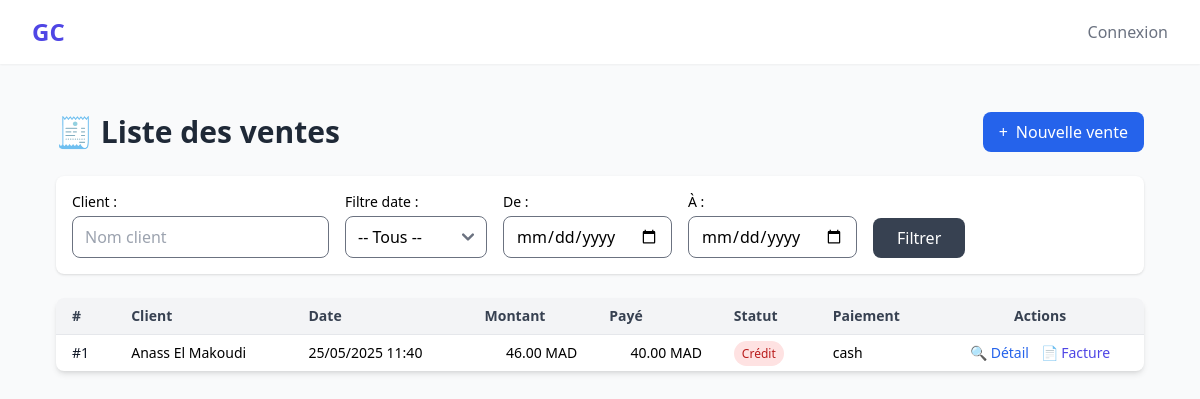
/sales/, run on an earlier commit of the app's database.
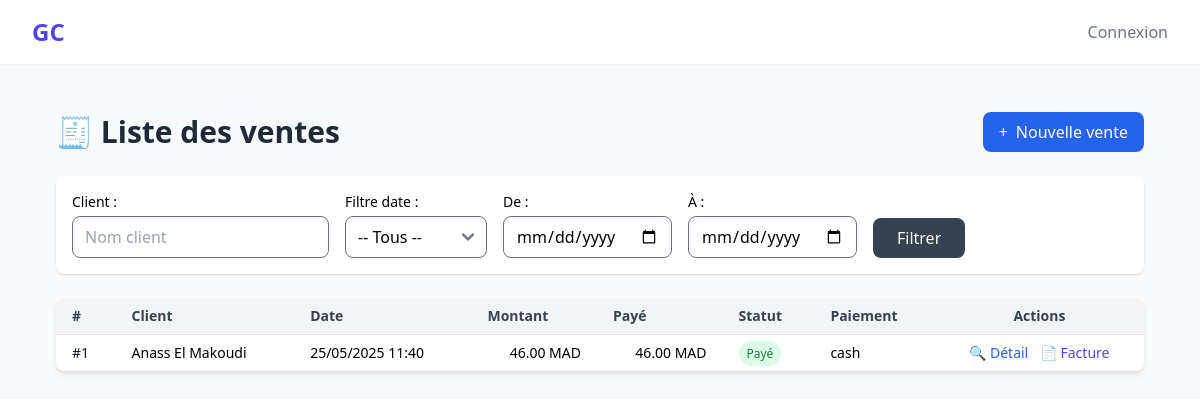
And on a later commit of the database.
### sales/models.py (models this page shows, shortened)
class Sale(models.Model):
    user = models.ForeignKey(settings.AUTH_USER_MODEL, on_delete=models.SET_NULL, null=True)
    client = models.ForeignKey(Client, on_delete=models.SET_NULL, null=True, blank=True)
    date = models.DateTimeField(auto_now_add=True)
    total_amount = models.DecimalField(max_digits=10, decimal_places=2)
    amount_paid = models.DecimalField(max_digits=10, decimal_places=2, default=0)
    is_credit = models.BooleanField(default=False, blank=True)
    notes = models.TextField(blank=True, null=True)

class Payment(models.Model):
    sale = models.ForeignKey(Sale, on_delete=models.CASCADE, related_name='payments')
    date = models.DateTimeField(auto_now_add=True)
    amount = models.DecimalField(max_digits=10, decimal_places=2)
    method = models.CharField(max_length=50, choices=[
        ('cash', 'Espèces'),
        ('card', 'Carte'),
        ('transfer', 'Virement'),
        ('mobile', 'Paiement mobile'),
    ])

### clients/models.py (models this page shows)
class Client(models.Model):
    name = models.CharField(max_length=255)
    phone = models.CharField(max_length=20, blank=True, null=True)
    email = models.EmailField(blank=True, null=True)
    address = models.TextField(blank=True, null=True)
    segment = models.ForeignKey(ClientSegment, on_delete=models.SET_NULL, null=True, blank=True, related_name='clients')
    balance = models.DecimalField(max_digits=10, decimal_places=2, default=0.00)
    alert_threshold = models.DecimalField(max_digits=10,decimal_places=2,default=5000.00,verbose_name="Seuil d'alerte de solde")
    created_at = models.DateTimeField(auto_now_add=True)
    updated_at = models.DateTimeField(auto_now=True)
    created_by = models.ForeignKey(get_user_model(), on_delete=models.SET_NULL, null=True, blank=True, related_name='created_clients')
    def __str__(self):
        return self.name
    class Meta:
        ordering = ['name']

### sales/views.py (the view)
# urls.py: path('', views.sale_list, name='sale_list'),
def sale_list(request):
    sales = Sale.objects.select_related('client').order_by('-date')
    query = request.GET.get('q')
    date_filter = request.GET.get('date_filter')
    start_date = request.GET.get('start_date')
    end_date = request.GET.get('end_date')
    if query:
        sales = sales.filter(client__name__icontains=query)
    if date_filter == 'today':
        today = datetime.today().date()
        sales = sales.filter(date__date=today)
    elif date_filter == 'month':
        today = datetime.today().date()
        sales = sales.filter(date__month=today.month, date__year=today.year)
    elif start_date and end_date:
        sales = sales.filter(date__date__range=[start_date, end_date])
    return render(request, 'sales/sale_list.html', {
        'sales': sales,
        'filters': {
            'q': query or '',
            'date_filter': date_filter or '',
            'start_date': start_date or '',
            'end_date': end_date or '',
        }
    })

### sales/templates/sales/sale_list.html (shortened to what the changed rows need)
{% extends "base.html" %}
{% block content %}
<div class="p-4 md:p-6 max-w-7xl mx-auto space-y-6">
  <div class="flex flex-col sm:flex-row justify-between items-start sm:items-center gap-4">
    <h1 class="text-2xl md:text-3xl font-bold text-gray-800">🧾 Liste des ventes</h1>
  </div>
  <div class="bg-white shadow-md rounded-lg overflow-hidden">
    <div class="overflow-x-auto">
      <table class="hidden md:table min-w-full text-sm text-left divide-y divide-gray-200">
        <thead class="bg-gray-100 text-gray-700 font-semibold">
          <tr>
            <th class="px-4 py-2">#</th>
            <th class="px-4 py-2">Client</th>
            <th class="px-4 py-2">Date</th>
            <th class="px-4 py-2">Montant</th>
            <th class="px-4 py-2">Payé</th>
            <th class="px-4 py-2">Statut</th>
            <th class="px-4 py-2">Paiement</th>
            <th class="px-4 py-2 text-center">Actions</th>
          </tr>
        </thead>
        <tbody class="divide-y divide-gray-100">
          {% for sale in sales %}
          <tr class="hover:bg-gray-50">
            <td class="px-4 py-2 font-medium text-gray-900">#{{ sale.id }}</td>
            <td class="px-4 py-2">{{ sale.client|default:"-" }}</td>
            <td class="px-4 py-2">{{ sale.date|date:"d/m/Y H:i" }}</td>
            <td class="px-4 py-2 text-right">{{ sale.total_amount|floatformat:2 }} MAD</td>
            <td class="px-4 py-2 text-right">{{ sale.amount_paid|floatformat:2 }} MAD</td>
            <td class="px-4 py-2">
              {% if sale.amount_paid < sale.total_amount %}
                <span class="text-xs font-medium text-red-700 bg-red-100 px-2 py-1 rounded-full">Crédit</span>
              {% else %}
                <span class="text-xs font-medium text-green-700 bg-green-100 px-2 py-1 rounded-full">Payé</span>
              {% endif %}
            </td>
            <td class="px-4 py-2">{{ sale.payments.last.method|default:"-" }}</td>
            <td class="px-4 py-2 space-x-2 text-center">
              <a href="{% url 'sales:sale_detail' sale.id %}" class="text-blue-600 hover:underline">🔍 Détail</a>
              <a href="{% url 'sales:sale_invoice_pdf' sale.id %}" target="_blank"
                class="text-indigo-600 hover:underline">
                📄 Facture
              </a>
            </td>
          </tr>
          {% empty %}
          <tr>
            <td colspan="8" class="text-center py-6 text-gray-500">Aucune vente enregistrée.</td>
          </tr>
          {% endfor %}
        </tbody>
      </table>
    </div>
  </div>
</div>
{% endblock %}

What changed in the data, as far as the page shows it:
changed Sale "Anass El Makoudi": amount_paid "40.00" → "46.00"; amount_paid "Crédit" → "Payé"
